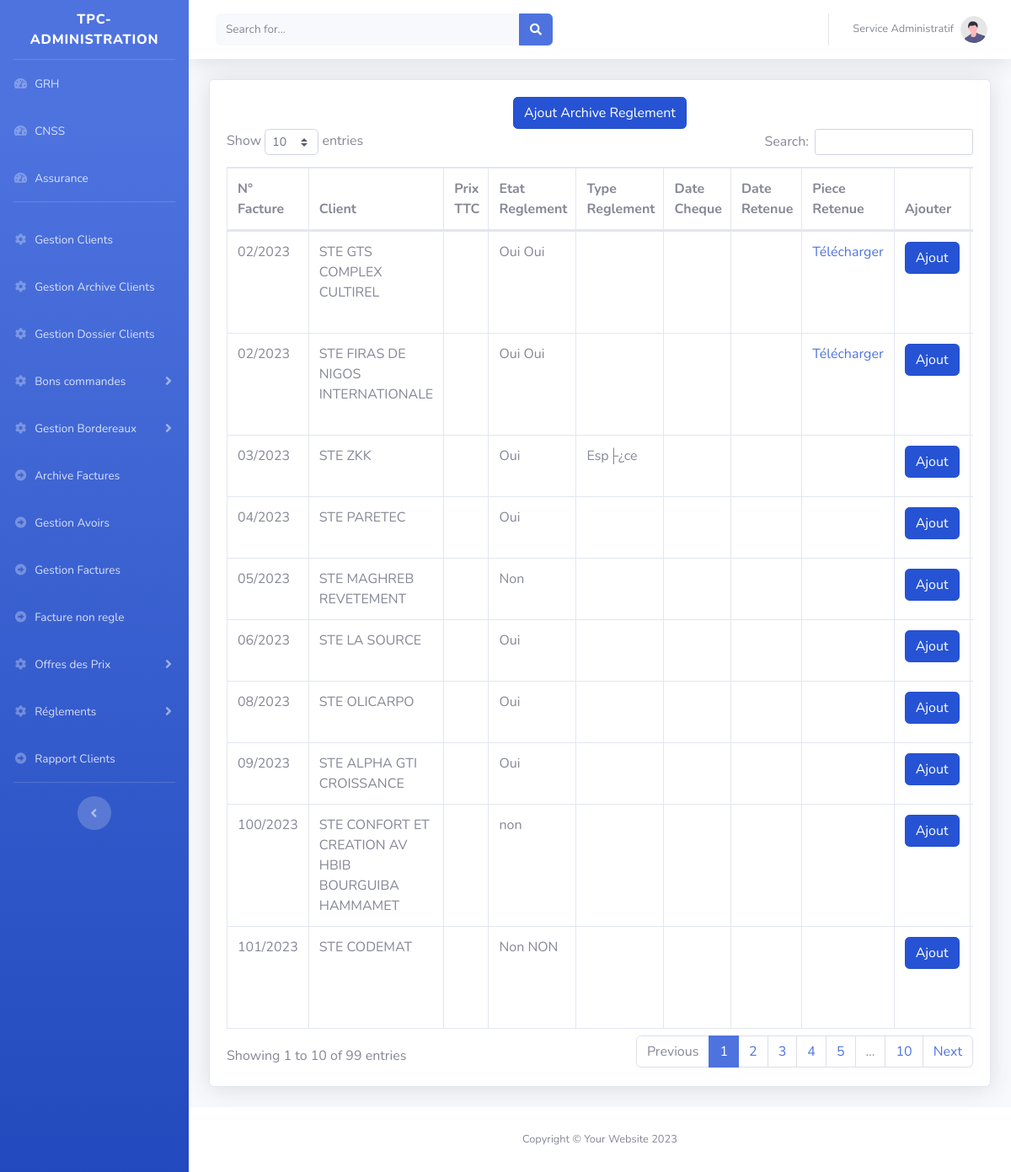
/tpc/main.php?Reglements&Archive, run on the app's committed database.
### tables this page shows
CREATE TABLE `archive_reglement` (
  `id` int(11) NOT NULL AUTO_INCREMENT,
  `client` int(11) DEFAULT NULL,
  `num_fact_archive` varchar(32) NOT NULL,
  `prix_ttc` varchar(100) DEFAULT NULL,
  `etat_reglement` varchar(20) DEFAULT NULL,
  `num_cheque` varchar(250) DEFAULT NULL,
  `date_cheque` varchar(50) DEFAULT NULL,
  `retenue_date` varchar(50) DEFAULT NULL,
  `TypeReglement` varchar(250) DEFAULT NULL,
  `montant` varchar(250) NOT NULL,
  `dateReglement` varchar(250) NOT NULL,
  `pieceRs` varchar(250) NOT NULL,
  PRIMARY KEY (`id`),
  KEY `client` (`client`,`num_fact_archive`),
  KEY `num_fact_archive` (`num_fact_archive`),
  CONSTRAINT `archive_reglement_ibfk_1` FOREIGN KEY (`client`) REFERENCES `clients` (`id`) ON DELETE CASCADE ON UPDATE CASCADE,
  CONSTRAINT `archive_reglement_ibfk_2` FOREIGN KEY (`num_fact_archive`) REFERENCES `archivefacture` (`num_fact`) ON DELETE CASCADE ON UPDATE CASCADE
);

CREATE TABLE `clients` (
  `id` int(11) NOT NULL AUTO_INCREMENT,
  `type_client` varchar(200) DEFAULT NULL,
  `convention` varchar(100) DEFAULT NULL,
  `pieceConvention` varchar(250) DEFAULT NULL,
  `nom_client` varchar(200) DEFAULT NULL,
  `code_client` varchar(11) DEFAULT NULL,
  `adresse` text DEFAULT NULL,
  `matriculeFiscale` varchar(100) DEFAULT NULL,
  `exonoration` varchar(100) DEFAULT NULL,
  `pieceExonoration` varchar(200) DEFAULT NULL,
  `tel` varchar(200) DEFAULT NULL,
  `email` varchar(200) DEFAULT NULL,
  `numexonoration` varchar(250) DEFAULT NULL,
  `ValiditeExonoration` varchar(250) DEFAULT NULL,
  PRIMARY KEY (`id`),
  KEY `matriculeFiscale` (`matriculeFiscale`),
  KEY `clent` (`nom_client`(191))
);

### htdocs/tpc/class/connexion.db.php (called while the page is built)
<?php
function connexion(): PDO {
    $host = getenv('DB_HOST') ?: '127.0.0.1';
    $port = getenv('DB_PORT') ?: 3306;
    $db   = getenv('DB_NAME') ?: 'tpc';
    $user = getenv('DB_USER') ?: 'root';
    $pass = getenv('DB_PASSWORD') !== false ? getenv('DB_PASSWORD') : '';
    $dsn = "mysql:host=$host;port=$port;dbname=$db;charset=utf8mb4";
    $opts = [
        PDO::ATTR_ERRMODE            => PDO::ERRMODE_EXCEPTION,
        PDO::ATTR_DEFAULT_FETCH_MODE => PDO::FETCH_ASSOC,
        PDO::ATTR_EMULATE_PREPARES   => false,
    ];
    return new PDO($dsn, $user, $pass, $opts);
}

### htdocs/tpc/class/Reglements.class.php (called while the page is built, shortened)
<?php
include_once 'connexion.db.php';
class Reglements{
	private $cnx;
	public function __construct(){$this->cnx=connexion();}
	public function getAllReglementArchive($reglement){
	   $sql="SELECT * FROM archive_reglement  where num_fact_archive='$reglement'";
		$req=$this->cnx->query($sql);
		$resultat=$req->fetchAll();
		return $resultat;
	}
public function getAllARchive(){
		 $sql="SELECT * FROM archive_reglement as AR,clients as clt where AR.client=clt.id ";
		$req=$this->cnx->query($sql);
		$resultat=$req->fetchAll();
		return $resultat;
	}
}
$reglement=new Reglements();

### htdocs/tpc/pages/Reglements/Archive/AfficherArchiveReglements.php (the view)
<?php
include 'class/Reglements.class.php';
$ArchiveReglements=$reglement->getAllARchive();
 ?>
                    <div class="card shadow mb-4">
                       <div style="width:100%;text-align:center" class="col-12">
                            <a href="?Reglements&Archive&Add" class="btn btn-primary active " style="position:relative; top:20px;"  >Ajout  Archive Reglement</a>
							</div>
                        <div class="card-body">
                            <div class="table-responsive">
                                <table class="table table-bordered" id="dataTable" width="100%" cellspacing="0">
                                    <thead>
                                        <tr>
										    <th >N° Facture</th>
											<th >Client</th>
											<th >Prix TTC</th>
											<th >Etat Reglement</th>
											<th >Type Reglement</th>
											<th >Date Cheque</th>
											<th >Date Retenue</th>
											<th >Piece Retenue</th>
											<th>Ajouter</th>
											<th >Modifier</th>
                                        </tr>
                                    </thead>
                                    <tbody>
									<?php if(!empty($ArchiveReglements)){
										foreach($ArchiveReglements as $key){
										$DetailReglements=$reglement->getAllReglementArchive($key['num_fact_archive']);
											?>
											 <tr>
												<td>
												<?=$key['num_fact_archive']?>
												</td>
												 <td><?=$key['nom_client']?></td>
												<td>
												  <?php foreach($DetailReglements as $cle){?>
									<?=$cle['prix_ttc']?>
									 <?php }?>
												</td>
												<td><?php foreach($DetailReglements as $cle){?>
									 <?=$cle['etat_reglement']?>
									 <?php }?></td>
							<td>
							 <?php foreach($DetailReglements as $cle){$typesReglements=explode(',',$cle['TypeReglement']);
					    for($i=0;$i<count($typesReglements);$i++){
							echo $typesReglements[$i].'<br><br>';
						}
					 }?>
							</td>
					<td>
					 <?php foreach($DetailReglements as $cle){
										 $date_cheques=explode(',',$cle['date_cheque']);
									for($i=0;$i<count($date_cheques);$i++){
										echo $date_cheques[$i].'<br><br>';
									}
								  }?>
					</td>
					<td> <?php foreach($DetailReglements as $cle){$retenue_dates=explode(',',$cle['retenue_date']);
									for($i=0;$i<count($retenue_dates);$i++){
										if(!empty($retenue_dates[$i])){
										echo $retenue_dates[$i].'<hr>';
										}
									}
								  }?></td>
								   <td>
												<?php if($cle['pieceRs']){?>
												<a href="./pages/Reglements/Archive/PiecesRS_Archive/<?=$cle['pieceRs']?>">Télécharger </a>
												<?php } ?>
												</td>
												<td>
									 <a href="?Reglements&Archive&Add&Facture=<?=$key['num_fact_archive']?>" class="btn btn-primary active">Ajout </a>
									</td>
												<td><a href="?Reglements&Archive&Modifier&Facture=<?=$key['num_fact_archive']?>" class="btn btn-warning">Modifier</a></td>
											 </tr>
									<?php }}?>
									 </tbody>
                                </table>
                            </div>
                        </div>
                    </div>

### data on the page
archive_reglement: num_fact_archive "02/2023", client.nom_client "STE GTS COMPLEX CULTIREL", etat_reglement "Oui"
archive_reglement: etat_reglement "Oui", num_fact_archive "02/2023", client.nom_client "STE FIRAS DE NIGOS INTERNATIONALE"
archive_reglement: num_fact_archive "03/2023", client.nom_client "STE ZKK", etat_reglement "Oui", TypeReglement "Esp├¿ce"
archive_reglement: num_fact_archive "04/2023", client.nom_client "STE PARETEC", etat_reglement "Oui"
archive_reglement: num_fact_archive "05/2023", client.nom_client "STE MAGHREB REVETEMENT", etat_reglement "Non"
archive_reglement: num_fact_archive "06/2023", client.nom_client "STE LA SOURCE", etat_reglement "Oui"
archive_reglement: num_fact_archive "09/2023", client.nom_client "STE ALPHA GTI CROISSANCE", etat_reglement "Oui"
archive_reglement: num_fact_archive "08/2023", client.nom_client "STE OLICARPO", etat_reglement "Oui"
archive_reglement: num_fact_archive "101/2023", client.nom_client "STE CODEMAT", etat_reglement "Non"
archive_reglement: etat_reglement "NON"
archive_reglement: num_fact_archive "100/2023", client.nom_client "STE CONFORT ET CREATION AV HBIB BOURGUIBA HAMMAMET", etat_reglement "non"
